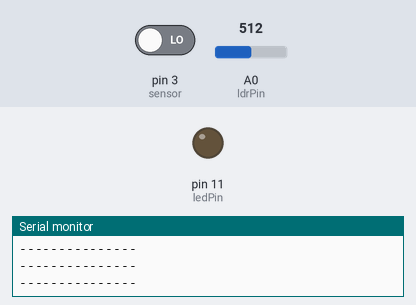
Simulated run of this sketch. Board: Arduino Uno, built with avr-gcc and run on an emulated ATmega328P. On the bench: output pins drawn as LEDs (lit = HIGH), the last lines printed to the serial monitor. The test bench sets the inputs (shaded band); at power-on: A0 (ldrPin) = 512, pin 3 (sensor) LOW.

Above: at 1.2 s.
1.3 s: A0 (ldrPin) set to 309
2.8 s: A0 (ldrPin) set to 291
At 4.0 s:
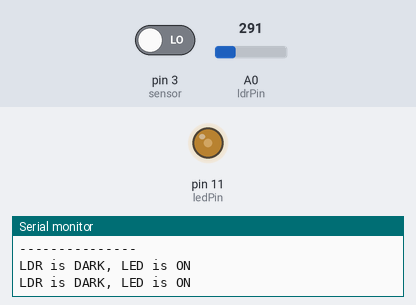
4.3 s: pin 3 (sensor) driven HIGH
At 6.0 s:
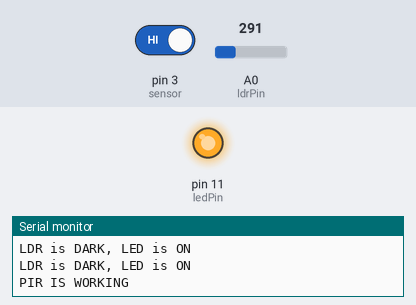
Timing chart, 0 to 12.3 s (numbered marks = the images above; inputs shaded):
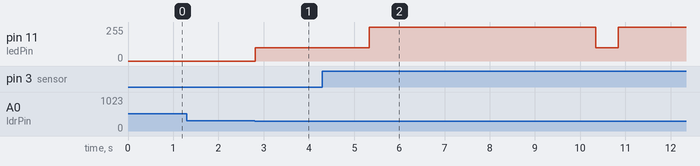

Measured:
- the behaviour switches between 301 and 300 on A0 (ldrPin) (found by bisection; images 0 and 1)
- after the input at 2.8 s, pin 11 (ledPin): 0/255 → 100/255 at once
- after the input at 4.3 s, pin 11 (ledPin): 100/255 → 255/255 after 1.0 s, → 100/255 5.0 s later, → 255/255 0.50 s later

The sketch:

final_arduino_ldr_pir_.ino
```cpp
const int ledPin = 11;  //define pin no. to led
const int ldrPin = A0;  //define pin no. to ldr
int sensor = 3; // set input pin to sensor
void setup() {
  Serial.begin(9600); //set port io no.
  pinMode(ledPin, OUTPUT);  //define the ledpin
  pinMode(ldrPin, INPUT);   //define the ldrpin
  pinMode(sensor, INPUT);    // set sensor as input
}
void loop()
{
  int ldrStatus = analogRead(ldrPin);   //for read analog signal
  int var = digitalRead(sensor);
  if (ldrStatus <=300)
  {
    analogWrite(ledPin,100);    // to set led in on state
    Serial.println("LDR is DARK, LED is ON");
    delay(500);
    if(var == HIGH)
    {
      analogWrite(ledPin,255);    // to set led in on state
      Serial.println("PIR IS WORKING");
      delay(5000);
    }
    else
    {
      analogWrite(ledPin,100);
      delay(500);
    }
  }
  else
  {
    digitalWrite(ledPin, LOW);          // to set led in on state
    Serial.println("---------------");
  }
}
```
